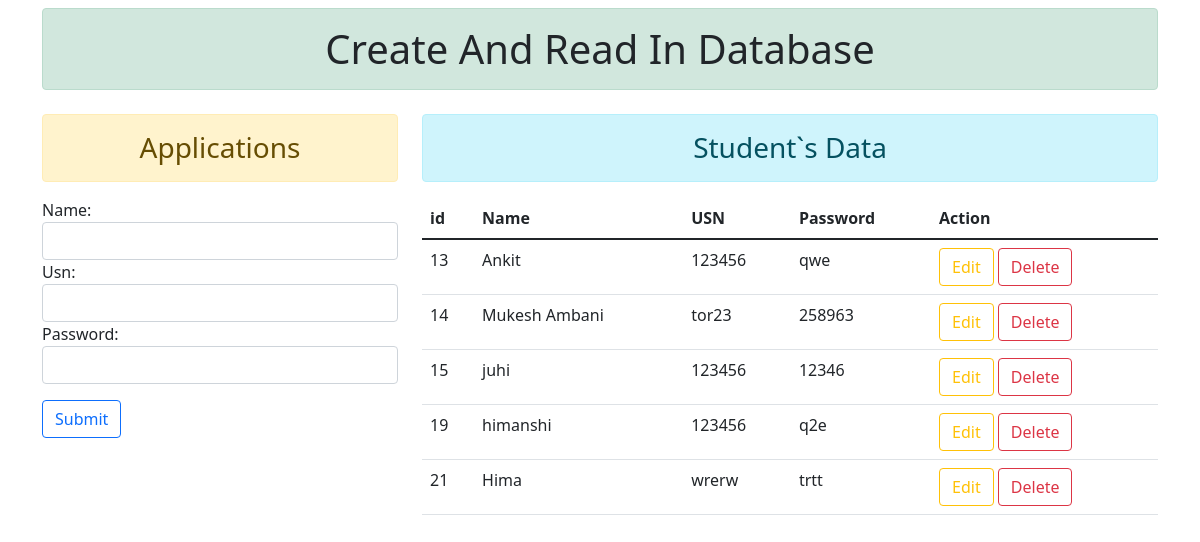
The page / on the database its author committed.
### crudedata/models.py (models this page shows)
class student(models.Model):
    name = models.CharField(max_length=20)
    usn = models.CharField(max_length=20)
    password = models.CharField(max_length=20)

### crudedata/views.py (the view)
# urls.py: path('',views.index),
def index(request):
    fm = loginForm()
    info = student.objects.all()
    if request.method == 'POST':
        fm = loginForm(request.POST)
        if fm.is_valid():
            name = fm.cleaned_data['name']
            usn = fm.cleaned_data['usn']
            password = fm.cleaned_data['password']
            reg =student(name =name, usn =usn, password =password)
            reg.save()
            fm  = loginForm()
    else :
        fm = loginForm()
    return render(request, 'index.html',{'fm':fm,'info' : info,'edit':True})

### crudedata/forms.py
class loginForm(forms.ModelForm):
    class Meta:
        model = student
        fields = "__all__"
        labels = {'name' : "Name",'Usn': "Email","password":'Password'}
        widgets = {
            'name': forms.TextInput(attrs={'class' : 'form-control'}),
            'usn': forms.TextInput(attrs={'class' : 'form-control'})
            ,'password' : forms.PasswordInput(attrs={'class' : 'form-control'})
        }

### templates/index.html (shortened to what this page needs)
<!DOCTYPE html>
<html lang="en">
<head>
    <link href="https://cdn.jsdelivr.net/npm/bootstrap@5.1.3/dist/css/bootstrap.min.css" rel="stylesheet">
</head>
<body>
    {% if edit %}
    <div class="container">
        <h1 class='text-dark text-center alert alert-success mt-2'> Create And Read In Database</h1>
        <div class="row">
            <div class="col-sm-4">
                <h3 class="alert alert-warning text-center mt-2">Applications</h3>
                <form action="" method="post">
                    {{fm}}
                    <input type="submit" value="Submit" class="btn btn-outline-primary mt-3">
                </form>
            </div>
            <div class="col">
                <h3 class="alert alert-info text-center mt-2">Student`s Data</h3>
                {% if info %}
                <table class="table">
                    <thead>
                      <tr>
                        <th scope="col">id</th>
                        <th scope="col">Name</th>
                        <th scope="col">USN</th>
                        <th scope="col">Password</th>
                        <th scope="col">Action</th>
                      </tr>
                    </thead>
                    <tbody>
                        {% for i in info %}
                        <tr>
                            <td>{{i.id}}</td>
                            <td>{{i.name}}</td>
                            <td>{{i.usn}}</td>
                            <td>{{i.password}}</td>
                            <td>
                                <a href="{% url 'update' i.id %}" class="btn btn-outline-warning sm-2" > Edit</a>
                                <a href="{% url 'delete' i.id %}" class="btn btn-outline-danger sm-2" > Delete</a>
                            </td>
                          </tr>
                          {% endfor %}
                        </tbody>
                      </table>
                {% else %}
                <h3>No Data We have ..!</h3>
                {% endif %}
            </div>
        </div>
    </div>
    {% endif %}
</body>
</html>

### rows shown on the page
student: id "13", name "Ankit", usn "123456", password "qwe"
student: id "14", name "Mukesh Ambani", usn "tor23", password "258963"
student: id "15", name "juhi", usn "123456", password "12346"
student: id "19", name "himanshi", usn "123456", password "q2e"
student: id "21", name "Hima", usn "wrerw", password "trtt"
